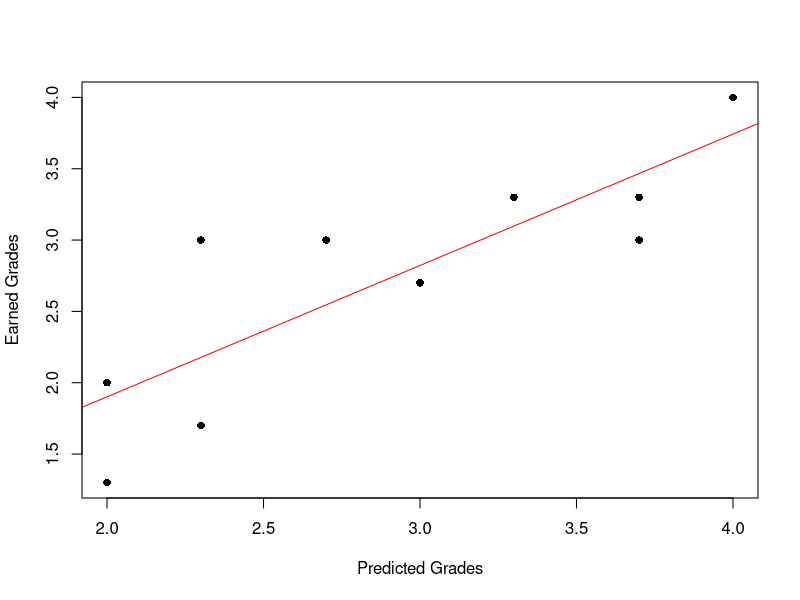

This chart was generated by the following R code:
# 6.5-4. The final grade in a calculus course was predicted
# on the basis of the student’s high school grade point aver-
# age in mathematics, Scholastic Aptitude Test (SAT) score
# in mathematics, and score on a mathematics entrance
# examination. The predicted grades x and the earned
# grades y for 10 students are given (2.0 represents a C, 2.3
# a C+, 2.7 a B–, etc.).

x <- c(2.0, 3.3, 3.7, 2.0, 2.3, 2.7, 4.0, 3.7, 3.0, 2.3)
y <- c(1.3, 3.3, 3.3, 2.0, 1.7, 3.0, 4.0, 3.0, 2.7, 3.0)

# (a) Calculate the least squares regression line for these
# data.

cor(x,y)

mean(x)

m <- lm(y ~ x)
# m
# 
# abline(m, col = "red")

m1 <- lm(y ~ I(x - mean(x)))
m1

# (b) Plot the points and the least squares regression line on
# the same graph.

plot(x, y, xlab = "Predicted Grades",
     ylab = "Earned Grades", pch=16)

abline(m, col = "red")

# (c) Find the value of σ^2

# y_i_hat
resid(m1)
# (y_i - y_i_hat)^2
e = resid(m1)^2
sum(e)

# point estimator for σ^2_hat
sum(e)/length(x)

# 7.6-4. For the data given in Exercise 6.5-4, with the usual
# assumptions,

summary(m1)

# MSE
summary(m1)$sigma^2
sum(e)/(length(x)-2)

# (a) Find a 95% confidence interval for μ(x) when x = 2, 3,
# and 4.

predict(m, newdata = data.frame(x = 2), interval = "confidence", level = 0.95)
predict(m, newdata = data.frame(x = 3), interval = "confidence", level = 0.95)
predict(m, newdata = data.frame(x = 4), interval = "confidence", level = 0.95)

# (b) Find a 95% prediction interval for Y when x = 2, 3,
# and 4.

predict(m, newdata = data.frame(x = 2), interval = "predict")
predict(m, newdata = data.frame(x = 3), interval = "predict")
predict(m, newdata = data.frame(x = 4), interval = "predict")


# 7.6-16. Find 95% confidence intervals for α, β, and σ^2 for
# the predicted and earned grades data in Exercise 6.5-4.

# CI for regression parameters α and β.
confint(m1, level = 0.95)